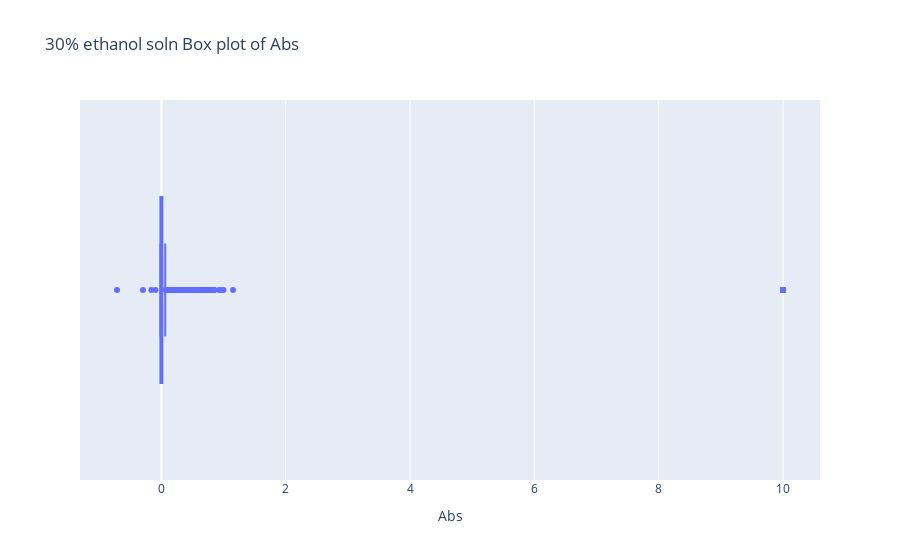

Source (notebook cell):
### Code cell
fig=px.box(df,x='Abs', title='30% ethanol soln Box plot of Abs')
fig.show()
fig.write_html('30% ethanol soln Box plot of Abs.html', auto_open=True)
#This shows the max, min, median, 1st, 2nd and 3rd quartile
#You can also see the outliers at 10 by pointing at the graph

### Figure 1 — Plotly figure (JSON) as saved in the notebook; plotly's stock layout.template omitted (floating-point values rounded to 4 significant figures; data arrays with more than 128 entries replaced by an {"elided": "..."} marker saying what was removed)
{"data": [{"alignmentgroup": "True", "hovertemplate": "Abs=%{x}<extra></extra>", "legendgroup": "", "marker": {"color": "#636efa"}, "name": "", "notched": false, "offsetgroup": "", "orientation": "h", "showlegend": false, "type": "box", "x": {"elided": "601 float values"}, "x0": " ", "xaxis": "x", "y0": " ", "yaxis": "y"}], "layout": {"boxmode": "group", "legend": {"tracegroupgap": 0}, "title": {"text": "30% ethanol soln Box plot of Abs"}, "xaxis": {"anchor": "y", "domain": [0, 1], "title": {"text": "Abs"}}, "yaxis": {"anchor": "x", "domain": [0, 1]}}}
